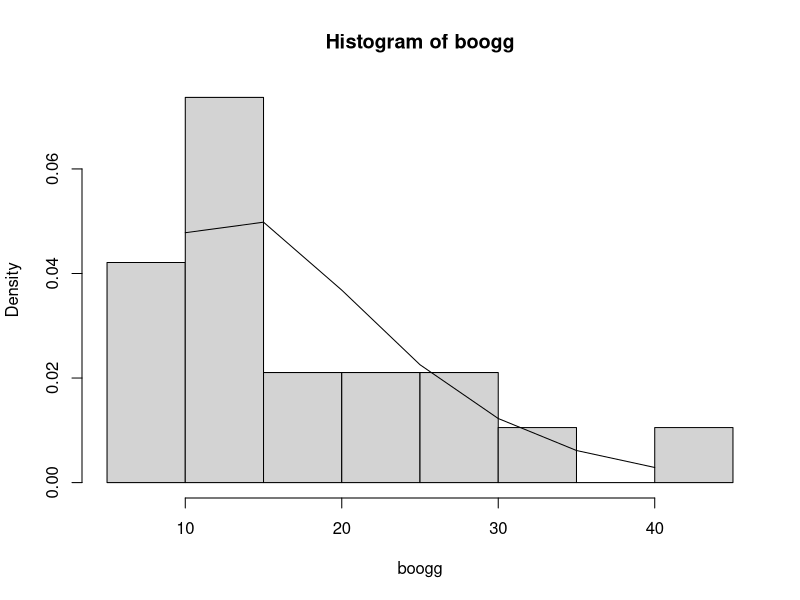

Source code (R):
boogg <- c(17, 26, 12, 6, 12, 18, 10, 12, 26, 13, 13, 11, 12, 35, 7, 21, 44, 10, 21)

require(MASS)
require("boot")

fit.gamma <- fitdistr(boogg, "gamma")

hist(boogg, prob = TRUE)
lines(x = seq(10, 40, 5), y = dgamma(seq(10, 40, 5), shape=fit.gamma$estimate["shape"], rate=fit.gamma$estimate["rate"]))

ran.gen <- function(data, mle) {
    rgamma(length(data), shape = mle$estimate["shape"], rate = mle$estimate["rate"])
}

stat <- function(data) {
    quantile(data, .75)
}

boot.package <- boot(boogg, statistic = stat, sim = "parametric", R = 1000, ran.gen = ran.gen, mle = fitdistr(boogg, "gamma"))
print(boot.package)
